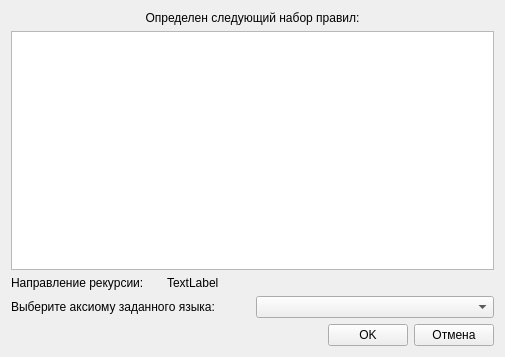
<?xml version="1.0" encoding="UTF-8"?>
<ui version="4.0">
 <class>ConfirmationWindow</class>
 <widget class="QWidget" name="ConfirmationWindow">
  <property name="geometry">
   <rect>
    <x>0</x>
    <y>0</y>
    <width>505</width>
    <height>357</height>
   </rect>
  </property>
  <property name="windowTitle">
   <string>Подтверждение</string>
  </property>
  <layout class="QVBoxLayout" name="verticalLayout">
   <item>
    <widget class="QLabel" name="label">
     <property name="text">
      <string>Определен следующий набор правил:</string>
     </property>
     <property name="alignment">
      <set>Qt::AlignCenter</set>
     </property>
    </widget>
   </item>
   <item>
    <widget class="QTextBrowser" name="textBrowser"/>
   </item>
   <item>
    <layout class="QHBoxLayout" name="horizontalLayout_2">
     <item>
      <widget class="QLabel" name="label_2">
       <property name="sizePolicy">
        <sizepolicy hsizetype="Fixed" vsizetype="Preferred">
         <horstretch>0</horstretch>
         <verstretch>0</verstretch>
        </sizepolicy>
       </property>
       <property name="minimumSize">
        <size>
         <width>150</width>
         <height>0</height>
        </size>
       </property>
       <property name="text">
        <string>Направление рекурсии:</string>
       </property>
      </widget>
     </item>
     <item>
      <widget class="QLabel" name="recursionTypeLabel">
       <property name="text">
        <string>TextLabel</string>
       </property>
      </widget>
     </item>
    </layout>
   </item>
   <item>
    <layout class="QHBoxLayout" name="horizontalLayout">
     <item>
      <widget class="QLabel" name="label_3">
       <property name="text">
        <string>Выберите аксиому заданного языка:</string>
       </property>
      </widget>
     </item>
     <item>
      <widget class="QComboBox" name="axiomChooseComboBox"/>
     </item>
    </layout>
   </item>
   <item>
    <layout class="QHBoxLayout" name="horizontalLayout_3">
     <item>
      <spacer name="horizontalSpacer">
       <property name="orientation">
        <enum>Qt::Horizontal</enum>
       </property>
       <property name="sizeHint" stdset="0">
        <size>
         <width>40</width>
         <height>20</height>
        </size>
       </property>
      </spacer>
     </item>
     <item>
      <widget class="QPushButton" name="okButton">
       <property name="text">
        <string>OK</string>
       </property>
      </widget>
     </item>
     <item>
      <widget class="QPushButton" name="cancelButton">
       <property name="text">
        <string>Отмена</string>
       </property>
      </widget>
     </item>
    </layout>
   </item>
  </layout>
 </widget>
 <resources/>
 <connections/>
</ui>
